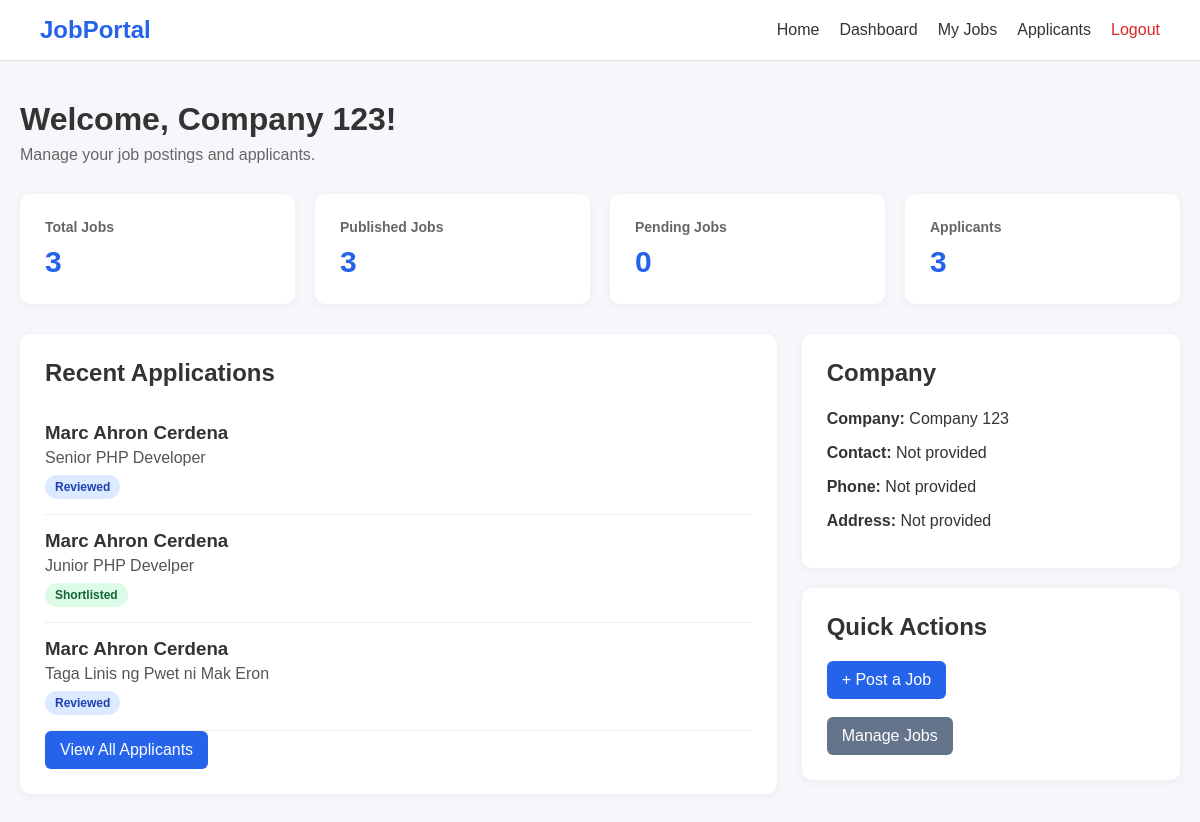
Page /employer/dashboard.php (signed in) on the committed database.
### tables this page shows
CREATE TABLE `employers` (
  `id` int(10) UNSIGNED NOT NULL,
  `user_id` int(10) UNSIGNED NOT NULL,
  `company_name` varchar(255) NOT NULL,
  `company_description` text DEFAULT NULL,
  `company_logo` varchar(255) DEFAULT NULL,
  `contact_person` varchar(150) DEFAULT NULL,
  `contact_number` varchar(50) DEFAULT NULL,
  `address` varchar(255) DEFAULT NULL,
  `created_at` timestamp NOT NULL DEFAULT current_timestamp(),
  `updated_at` timestamp NOT NULL DEFAULT current_timestamp() ON UPDATE current_timestamp()
);

CREATE TABLE `applications` (
  `id` int(10) UNSIGNED NOT NULL,
  `job_id` int(10) UNSIGNED NOT NULL,
  `applicant_id` int(10) UNSIGNED NOT NULL,
  `resume_id` int(10) UNSIGNED DEFAULT NULL,
  `cover_letter` text DEFAULT NULL,
  `status` enum('pending','reviewed','shortlisted','rejected','hired') NOT NULL DEFAULT 'pending',
  `applied_at` timestamp NOT NULL DEFAULT current_timestamp(),
  `updated_at` timestamp NOT NULL DEFAULT current_timestamp() ON UPDATE current_timestamp()
);

CREATE TABLE `applicants` (
  `id` int(10) UNSIGNED NOT NULL,
  `user_id` int(10) UNSIGNED NOT NULL,
  `first_name` varchar(100) NOT NULL,
  `last_name` varchar(100) NOT NULL,
  `phone` varchar(50) DEFAULT NULL,
  `address` varchar(255) DEFAULT NULL,
  `profile_picture` varchar(255) DEFAULT NULL,
  `bio` text DEFAULT NULL,
  `created_at` timestamp NOT NULL DEFAULT current_timestamp(),
  `updated_at` timestamp NOT NULL DEFAULT current_timestamp() ON UPDATE current_timestamp()
);

CREATE TABLE `jobs` (
  `id` int(10) UNSIGNED NOT NULL,
  `employer_id` int(10) UNSIGNED NOT NULL,
  `job_title` varchar(255) NOT NULL,
  `description` text NOT NULL,
  `requirements` text DEFAULT NULL,
  `location` varchar(255) DEFAULT NULL,
  `employment_type` enum('Full-time','Part-time','Contract','Internship','Freelance') NOT NULL DEFAULT 'Full-time',
  `salary_min` decimal(12,2) DEFAULT NULL,
  `salary_max` decimal(12,2) DEFAULT NULL,
  `is_remote` tinyint(1) NOT NULL DEFAULT 0,
  `status` enum('pending','approved','rejected','closed') NOT NULL DEFAULT 'pending',
  `application_deadline` date DEFAULT NULL,
  `created_at` timestamp NOT NULL DEFAULT current_timestamp(),
  `updated_at` timestamp NOT NULL DEFAULT current_timestamp() ON UPDATE current_timestamp()
);

### employer/dashboard.php (the view, shortened to what this page needs)
<?php
require_once "../config/database.php";
$userId = $_SESSION["user_id"];
$stmt = $pdo->prepare("
    SELECT
        id,
        company_name,
        company_description,
        contact_person,
        contact_number,
        address
    FROM employers
    WHERE user_id = ?
    LIMIT 1
");
$stmt->execute([$userId]);
$employer = $stmt->fetch();
$employerId = $employer["id"];
$stmt = $pdo->prepare("
    SELECT COUNT(*)
    FROM jobs
    WHERE employer_id = ?
");
$stmt->execute([$employerId]);
$totalJobs = $stmt->fetchColumn();
$stmt = $pdo->prepare("
    SELECT COUNT(*)
    FROM jobs
    WHERE employer_id = ?
    AND status = 'approved'
");
$stmt->execute([$employerId]);
$approvedJobs = $stmt->fetchColumn();
$stmt = $pdo->prepare("
    SELECT COUNT(*)
    FROM jobs
    WHERE employer_id = ?
    AND status = 'pending'
");
$stmt->execute([$employerId]);
$pendingJobs = $stmt->fetchColumn();
$stmt = $pdo->prepare("
    SELECT COUNT(*)
    FROM applications a
    INNER JOIN jobs j
        ON a.job_id = j.id
    WHERE j.employer_id = ?
");
$stmt->execute([$employerId]);
$totalApplicants = $stmt->fetchColumn();
$stmt = $pdo->prepare("
    SELECT
        a.id,
        a.status,
        a.applied_at,
        j.job_title,
        ap.first_name,
        ap.last_name
    FROM applications a
    INNER JOIN jobs j
        ON a.job_id = j.id
    INNER JOIN applicants ap
        ON a.applicant_id = ap.id
    WHERE j.employer_id = ?
    ORDER BY a.applied_at DESC
    LIMIT 5
");
$stmt->execute([$employerId]);
$recentApplications = $stmt->fetchAll();
?>
<!DOCTYPE html>
<html lang="en">
<head>
</head>
<body>
<nav class="navbar">
    <div class="logo">
        JobPortal
    </div>
    <div class="nav-links">
        <a href="../index.php">
            Home
        </a>
        <a href="dashboard.php">
            Dashboard
        </a>
        <a href="jobs.php">
            My Jobs
        </a>
        <a href="applicants.php">
            Applicants
        </a>
        <a href="../logout.php" class="logout">
            Logout
        </a>
    </div>
</nav>
<div class="container">
    <div class="welcome">
        <h1>
            Welcome, <?= htmlspecialchars($employer["company_name"]) ?>!
        </h1>
        <p>
            Manage your job postings and applicants.
        </p>
    </div>
    <div class="stats">
        <div class="stat-card">
            <h3>
                Total Jobs
            </h3>
            <div class="stat-number">
                <?= $totalJobs ?>
            </div>
        </div>
        <div class="stat-card">
            <h3>
                Published Jobs
            </h3>
            <div class="stat-number">
                <?= $approvedJobs ?>
            </div>
        </div>
        <div class="stat-card">
            <h3>
                Pending Jobs
            </h3>
            <div class="stat-number">
                <?= $pendingJobs ?>
            </div>
        </div>
        <div class="stat-card">
            <h3>
                Applicants
            </h3>
            <div class="stat-number">
                <?= $totalApplicants ?>
            </div>
        </div>
    </div>
    <div class="grid">
        <div class="card">
            <h2>
                Recent Applications
            </h2>
            <?php if (count($recentApplications) > 0): ?>
                <?php foreach ($recentApplications as $application): ?>
                    <div class="application">
                        <h3>
                            <?= htmlspecialchars(
                                $application["first_name"]
                                . " "
                                . $application["last_name"]
                            ) ?>
                        </h3>
                        <div class="job-title">
                            <?= htmlspecialchars(
                                $application["job_title"]
                            ) ?>
                        </div>
                        <span class="status <?= htmlspecialchars(
                            $application["status"]
                        ) ?>">
                            <?= ucfirst(
                                htmlspecialchars(
                                    $application["status"]
                                )
                            ) ?>
                        </span>
                    </div>
                <?php endforeach; ?>
                <a
                    href="applicants.php"
                    class="btn"
                >
                    View All Applicants
                </a>
            <?php else: ?>
                <p>
                    No applications yet.
                </p>
            <?php endif; ?>
        </div>
        <div>
            <div class="card">
                <h2>
                    Company
                </h2>
                <div class="company-info">
                    <p>
                        <strong>
                            Company:
                        </strong>
                        <?= htmlspecialchars(
                            $employer["company_name"]
                        ) ?>
                    </p>
                    <p>
                        <strong>
                            Contact:
                        </strong>
                        <?= htmlspecialchars(
                            $employer["contact_person"]
                            ?? "Not provided"
                        ) ?>
                    </p>
                    <p>
                        <strong>
                            Phone:
                        </strong>
                        <?= htmlspecialchars(
                            $employer["contact_number"]
                            ?? "Not provided"
                        ) ?>
                    </p>
                    <p>
                        <strong>
                            Address:
                        </strong>
                        <?= htmlspecialchars(
                            $employer["address"]
                            ?? "Not provided"
                        ) ?>
                    </p>
                </div>
            </div>
            <div class="card">
                <h2>
                    Quick Actions
                </h2>
                <a
                    href="create-job.php"
                    class="btn"
                >
                    + Post a Job
                </a>
                <br><br>
                <a
                    href="jobs.php"
                    class="btn btn-secondary"
                >
                    Manage Jobs
                </a>
            </div>
        </div>
    </div>
</div>
</body>
</html>

### employer/dashboard.php (style rules this page uses)
* { box-sizing: border-box; margin: 0; padding: 0; }
body { font-family: Arial, sans-serif; background: #f5f7fb; color: #333; }
.navbar { background: white; border-bottom: 1px solid #ddd; padding: 16px 40px; display: flex; justify-content: space-between; align-items: center; }
.logo { font-size: 24px; font-weight: bold; color: #2563eb; }
.nav-links { display: flex; gap: 20px; align-items: center; }
.nav-links a { text-decoration: none; color: #333; }
.logout { color: #dc2626 !important; }
.container { max-width: 1200px; margin: 40px auto; padding: 0 20px; }
.welcome { margin-bottom: 30px; }
.welcome h1 { margin-bottom: 8px; }
.welcome p { color: #666; }
.stats { display: grid; grid-template-columns: repeat(4, 1fr); gap: 20px; margin-bottom: 30px; }
.stat-card { background: white; padding: 25px; border-radius: 10px; box-shadow: 0 2px 10px rgba(0,0,0,0.05); }
.stat-card h3 { font-size: 14px; color: #666; margin-bottom: 10px; }
.stat-number { font-size: 30px; font-weight: bold; color: #2563eb; }
.grid { display: grid; grid-template-columns: 2fr 1fr; gap: 25px; }
.card { background: white; padding: 25px; border-radius: 10px; box-shadow: 0 2px 10px rgba(0,0,0,0.05); margin-bottom: 20px; }
.card h2 { margin-bottom: 20px; }
.application { padding: 15px 0; border-bottom: 1px solid #eee; }
.application h3 { margin-bottom: 5px; }
.job-title { color: #555; margin-bottom: 8px; }
.status { display: inline-block; padding: 5px 10px; border-radius: 20px; font-size: 12px; font-weight: bold; }
.reviewed { background: #dbeafe; color: #1e40af; }
.shortlisted { background: #dcfce7; color: #166534; }
.btn { display: inline-block; padding: 10px 15px; background: #2563eb; color: white; text-decoration: none; border-radius: 6px; }
.btn-secondary { background: #64748b; }
.company-info p { margin-bottom: 10px; line-height: 1.5; }

### rows in the picture
employers: company_name "Company 123", contact_person "Not provided", contact_number "Not provided", address "Not provided"
applications: applicant.last_name "Marc Ahron Cerdena", job.job_title "Senior PHP Developer", status "Reviewed"
applications: applicant.last_name "Marc Ahron Cerdena", job.job_title "Junior PHP Develper", status "Shortlisted"
applications: applicant.last_name "Marc Ahron Cerdena", job.job_title "Taga Linis ng Pwet ni Mak Eron", status "Reviewed"

### other values in the picture
$totalJobs "3"
$approvedJobs "3"
$pendingJobs "0"
$totalApplicants "3"
